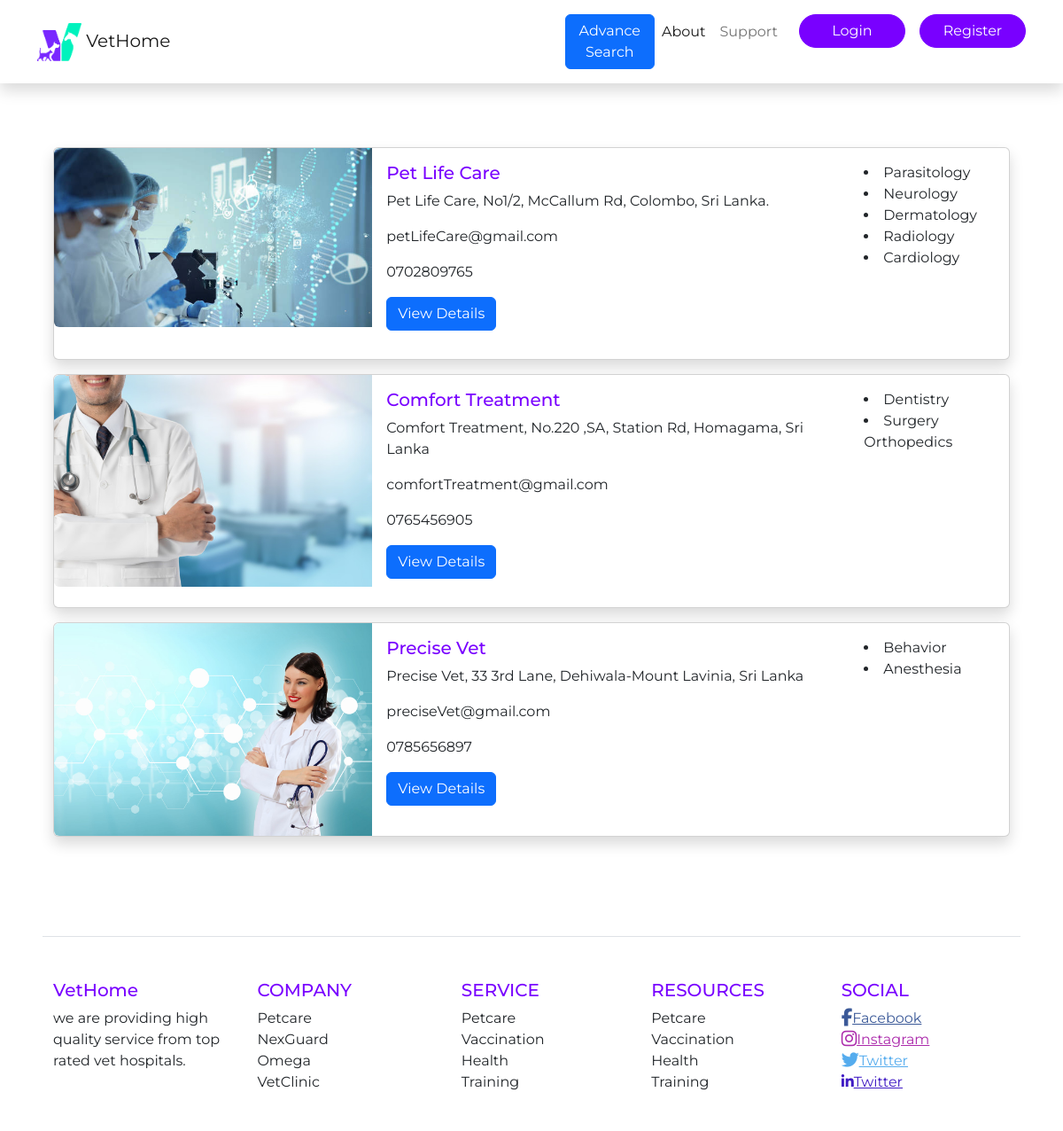
Page /selectHospital.php?H_district=Colombo on the committed database.
### tables this page shows
CREATE TABLE `hospital` (
  `Hospital_id` int(6) NOT NULL,
  `H_name` varchar(50) NOT NULL,
  `H_address` varchar(150) NOT NULL,
  `H_city` varchar(30) NOT NULL,
  `H_district` text NOT NULL,
  `H_email` varchar(30) NOT NULL,
  `H_phoneNumber` int(10) NOT NULL,
  `Num_slotsPerDay` int(30) NOT NULL,
  `About_us` text NOT NULL,
  `Facilities` text NOT NULL,
  `image_main` varchar(200) NOT NULL,
  `status` varchar(50) DEFAULT NULL,
  `requestActivation` varchar(20) DEFAULT NULL
);

CREATE TABLE `specialfacilities` (
  `sp_id` int(11) NOT NULL,
  `Hospital_id` int(6) NOT NULL,
  `specialArea` varchar(50) NOT NULL
);

### functions.php (called while the page is built, shortened)
<?php
function loggedin(){
    if(isset($_SESSION['id'])&&!empty($_SESSION['id'])){
        return true;
    }else{
        return false;
    }
}
?>

### web/selectHospital.php (the view, shortened to what this page needs)
<?php
require '../database_connector.php';
require '../functions.php';
  $district=$_GET['H_district'];
  $filteredHospitals=array();
?>
<!DOCTYPE html>
<html lang="en">
<head>
  <link rel="stylesheet" href="./bootstrap/dist/css/bootstrap.css">
  <link rel="stylesheet" href="index.css">
</head>
<body>
          <nav class="navbar navbar-expand-lg shadow">
            <div class="container mt-2 mb-2">
              <a class="navbar-brand" href="index.php"> <img src="./img/logo.png" alt="brand" width="50" height="43" > VetHome</a>
              <div class="collapse navbar-collapse ms-3" id="navMenu">
                <ul class="navbar-nav ms-3">
                <button type="button" class="btn btn-primary" data-bs-toggle="modal" data-bs-target="#myModal">
                   Advance Search
                  </button>
                  <li class="nav-item">
                    <a class="nav-link active" aria-current="page" href="#">About</a>
                  </li>
                  <li class="nav-item">
                    <a class="nav-link" href="../ContactUs.php">Support</a>
                  </li>
                  <?php
                  if(loggedin()){
                   echo "<form method='post'>
                       <input class='btn btn-primary btn-main btn-main-w ms-3' type='submit' name='user' class='button' value='User Profile' />
                    </form>
                    <form method='post'>
                    <input class='btn btn-primary btn-main btn-main-w ms-3' type='submit' name='logout' class='button' value='Logout' />
                   </form>";
                  }else{
                     echo " <form method='post'>
                         <input class='btn btn-primary btn-main btn-main-w ms-3' type='submit' name='login' class='button' value='Login' />
                     </form>
                     <form method='post'>
                          <input class='btn btn-primary btn-main btn-main-w ms-3' type='submit' name='register' class='button' value='Register' />
                    </form>";
                  }
                  ?>
                </ul>
              </div>
            </div>
          </nav>
    <section class="p-5 mt-4">
        <div class="container">
        <?php
        if(empty($filteredHospitals)){
          $query="SELECT * FROM `hospital` WHERE `H_district` = '$district' AND status='activated'";
          if($query_run = mysqli_query($con,$query)){
              while ($row = mysqli_fetch_assoc($query_run)){
                $image = $row['image_main'];
                $hospital_ID = $row['Hospital_id'];
                  ?>
                  <div class="col">
                      <div class="card mb-3 shadow" style="max-width: 100%;">
                          <div class="row g-0">
                            <div class="col-md-4">
                              <img src="../hospital/<?php echo $image; ?>" class="img-fluid rounded-start" alt="hospital image">
                            </div>
                            <div class="col-md-6">
                              <div class="card-body">
                                <h5 class="card-title"><?php echo $row['H_name']; ?></h5>
                                <p class="card-text"><?php echo $row['H_address']; ?>
                                <p class="card-text"><?php echo $row['H_email']; ?></p>
                                <p class="card-text">0<?php echo $row['H_phoneNumber']; ?></p>
                                <p><a href="singleHospital.php?Hospital_id='<?php echo $row['Hospital_id']; ?>'" class="btn btn-primary">View Details</a></p>
                              </div>
                            </div>
                            <div class="col-md-2">
                            <div class="p-3">
                          <?php
                              $query2="SELECT * FROM `specialfacilities` WHERE `Hospital_id` = $hospital_ID";
                              $query_run2 = mysqli_query($con,$query2);
                              while ($row2 = mysqli_fetch_assoc($query_run2)){
                                $spArea = $row2['specialArea'];
                                echo "<li>$spArea</li>";
                              }
                          ?>
                              </div>
                            </div>
                          </div>
                        </div>
                        </div>
                  <?php
              }
          }else{
            echo "<script type='text/javascript'>alert('Database Error ');</script>";
          }
      }
    ?>
        </div>
    </section>
          <section class="p-5 ">
            <div class="container border-top">
              <div class="row text-left mt-5 mb-5 justify-content-between">
                <div class="col-md">
                  <h5>VetHome</h5>
                  <p class="text-sm-start">
                    we are providing high quality service from top rated vet hospitals.
                  </p>
                </div>
                <div class="col-md ms-3">
                  <h5>COMPANY</h5>
                  <p>Petcare
                    <br>NexGuard
                    <br>Omega
                    <br>VetClinic
                  </p>
                </div>
                <div class="col-md ms-3">
                  <h5>SERVICE</h5>
                  <p>Petcare
                    <br>Vaccination
                    <br>Health
                    <br>Training
                  </p>
                </div>
                <div class="col-md">
                  <h5>RESOURCES</h5>
                  <p>Petcare
                    <br>Vaccination
                    <br>Health
                    <br>Training
                  </p>
                </div>
                <div class="col-md">
                  <h5>SOCIAL</h5>
                  <p><a style="color: #3b5998;" href="#!" role="button"><i class="fab fa-facebook-f fa-lg"></i>Facebook</a>
                    <br><a style="color: #ac2bac;" href="#!" role="button"><i class="fab fa-instagram fa-lg"></i>Instagram</a>
                    <br><a style="color: #55acee;" href="#!" role="button"><i class="fab fa-twitter fa-lg"></i>Twitter</a>
                    <br><a style="color: #3f1ac4;" href="#!" role="button"><i class="fab fa-linkedin-in"></i>Twitter</a>
                  </p>
                </div>
              </div>
            </div>
          </section>
</body>
</html>

### web/index.css (style rules this page uses)
h5 { color: #7900FF; }
.btn-main { background-color: #7900FF; border-color: #7900FF; border-radius: 2rem; }
.btn-main-w { width:120px; }

### rows in the picture
hospital: image_main (picture), H_name "Pet Life Care", H_address "Pet Life Care, No1/2, McCallum Rd, Colombo, Sri Lanka.", H_email "petLifeCare@gmail.com", H_phoneNumber "702809765"
specialfacilities: specialArea "Parasitology"
specialfacilities: specialArea "Neurology"
specialfacilities: specialArea "Dermatology"
specialfacilities: specialArea "Radiology"
specialfacilities: specialArea "Cardiology"
hospital: image_main (picture), H_name "Comfort Treatment", H_address "Comfort Treatment, No.220 ,SA, Station Rd, Homagama, Sri Lanka", H_email "comfortTreatment@gmail.com", H_phoneNumber "765456905"
specialfacilities: specialArea "Dentistry"
specialfacilities: specialArea "Surgery Orthopedics"
hospital: image_main (picture), H_name "Precise Vet", H_address "Precise Vet, 33 3rd Lane, Dehiwala-Mount Lavinia, Sri Lanka", H_email "preciseVet@gmail.com", H_phoneNumber "785656897"
specialfacilities: specialArea "Behavior"
specialfacilities: specialArea "Anesthesia"
